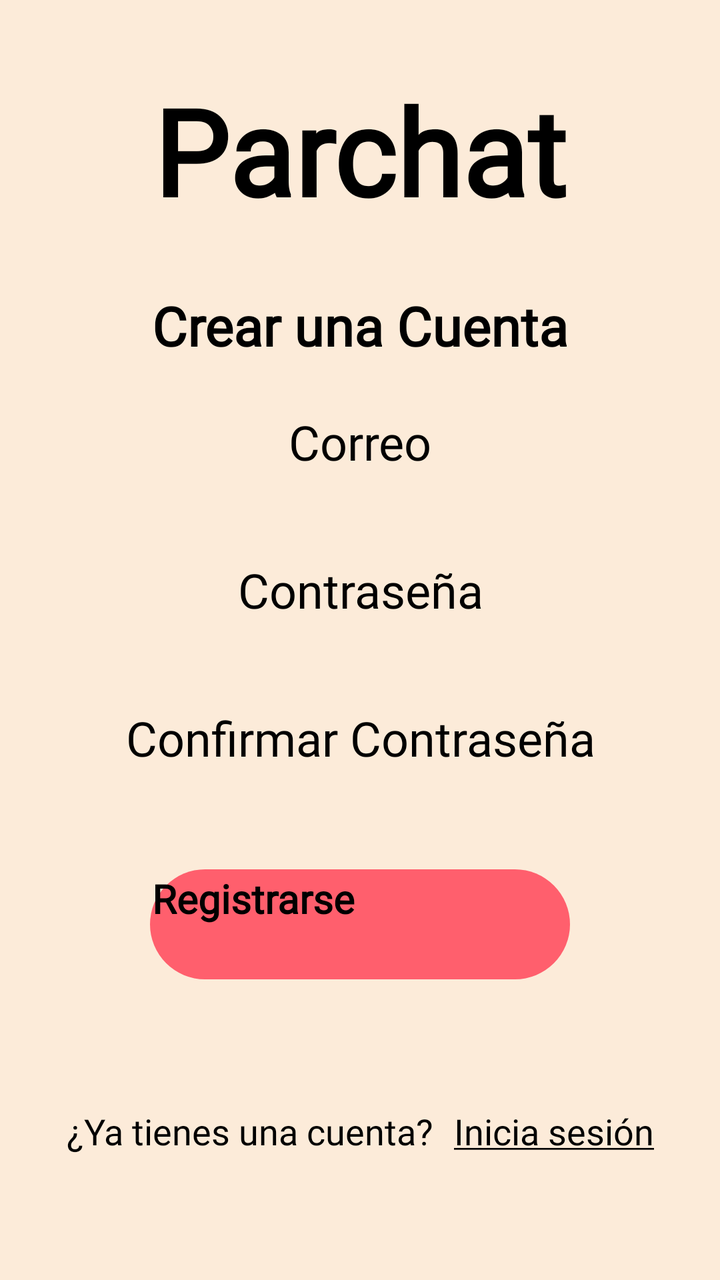
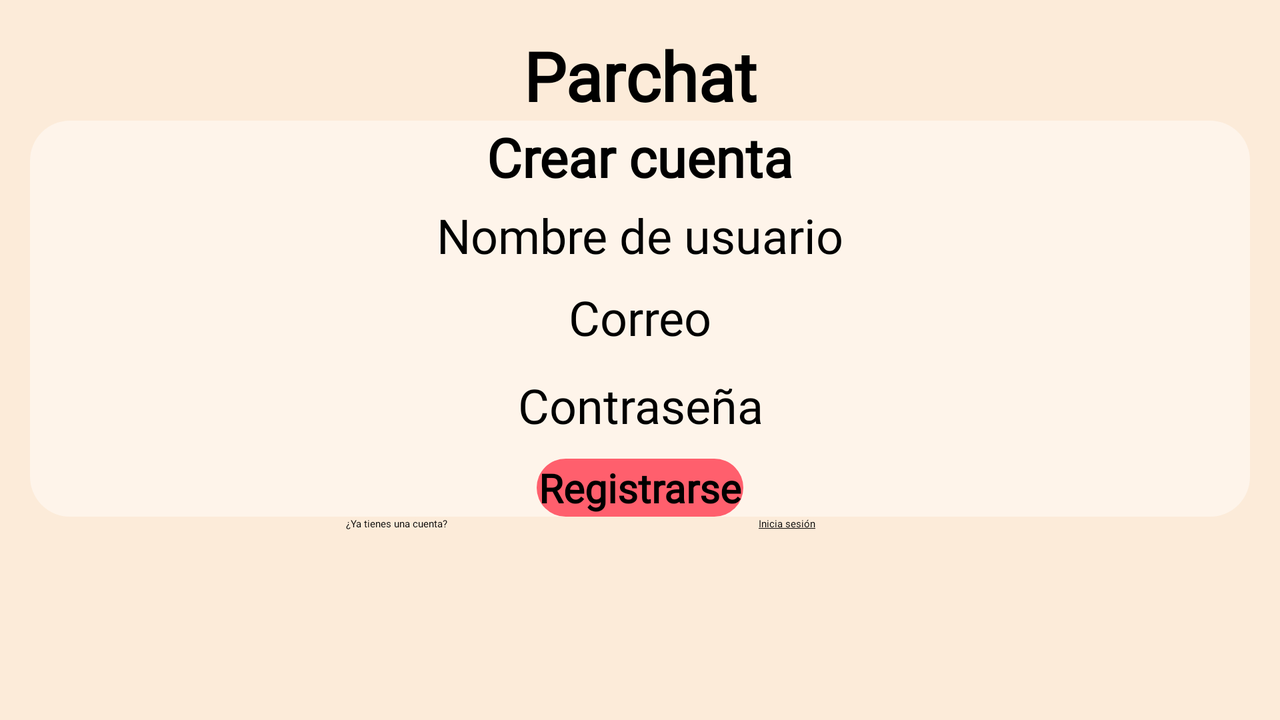

An Android layout and its configuration variant, each rendered on a device that would load it. The default file and the variant file are quoted in full after the pictures.
<!-- AndroidManifest.xml: application theme Theme.PARCHAT -->
<!-- res/layout/activity_registrarse.xml -->
<?xml version="1.0" encoding="utf-8"?>
<androidx.constraintlayout.widget.ConstraintLayout xmlns:android="http://schemas.android.com/apk/res/android"
    xmlns:app="http://schemas.android.com/apk/res-auto"
    xmlns:tools="http://schemas.android.com/tools"
    android:layout_width="match_parent"
    android:layout_height="match_parent"
    tools:context=".Registrarse"
    android:background="#FCEBD9"
    android:padding="15dp">

    <TextView
        android:id="@+id/textView"
        android:layout_width="wrap_content"
        android:layout_height="wrap_content"
        android:fontFamily="@font/roboto_medium"
        android:text="@string/app_name"
        android:textColor="#000000"
        android:textSize="60sp"
        android:textStyle="bold"
        app:layout_constraintBottom_toTopOf="@+id/linearLayout"
        app:layout_constraintEnd_toEndOf="parent"
        app:layout_constraintStart_toStartOf="parent"
        app:layout_constraintTop_toTopOf="parent"
        tools:ignore="MissingConstraints" />

    <androidx.constraintlayout.widget.ConstraintLayout
        android:id="@+id/linearLayout"
        android:layout_width="match_parent"
        android:layout_height="wrap_content"
        android:background="@drawable/borderlayout"
        app:layout_constraintBottom_toBottomOf="parent"
        app:layout_constraintEnd_toEndOf="parent"
        app:layout_constraintStart_toStartOf="parent"
        app:layout_constraintTop_toTopOf="parent">

        <TextView
            android:id="@+id/textView2"
            android:layout_width="wrap_content"
            android:layout_height="wrap_content"
            android:layout_marginTop="10dp"
            android:fontFamily="@font/roboto_medium"
            android:text="@string/crearCuenta"
            android:textColor="#000000"
            android:textSize="27sp"
            android:textStyle="bold"
            app:layout_constraintEnd_toEndOf="parent"
            app:layout_constraintStart_toStartOf="parent"
            app:layout_constraintTop_toTopOf="parent" />

        <EditText
            android:id="@+id/editText2"
            android:layout_width="match_parent"
            android:layout_height="50dp"
            android:layout_marginStart="20dp"
            android:layout_marginTop="24dp"
            android:layout_marginEnd="20dp"
            android:background="@drawable/borderstyle"
            android:fontFamily="@font/roboto_medium"
            android:hint="@string/correo"
            android:inputType="textEmailAddress"
            android:textAlignment="center"
            android:textSize="24sp"
            app:layout_constraintEnd_toEndOf="parent"
            app:layout_constraintHorizontal_bias="0.0"
            app:layout_constraintStart_toStartOf="parent"
            app:layout_constraintTop_toBottomOf="@+id/textView2" />

        <EditText
            android:id="@+id/contraseña"
            android:layout_width="match_parent"
            android:layout_height="50dp"
            android:layout_marginStart="20dp"
            android:layout_marginTop="24dp"
            android:layout_marginEnd="20dp"
            android:background="@drawable/borderstyle"
            android:fontFamily="@font/roboto_medium"
            android:hint="@string/contra"
            android:imeOptions="actionNext"
            android:inputType="textPassword"
            android:textAlignment="center"
            android:textSize="24sp"
            app:layout_constraintEnd_toEndOf="parent"
            app:layout_constraintHorizontal_bias="0.0"
            app:layout_constraintStart_toStartOf="parent"
            app:layout_constraintTop_toBottomOf="@+id/editText2" />

        <EditText
            android:id="@+id/contraseña_conf"
            android:layout_width="match_parent"
            android:layout_height="50dp"
            android:layout_marginStart="20dp"
            android:layout_marginTop="24dp"
            android:layout_marginEnd="20dp"
            android:background="@drawable/borderstyle"
            android:fontFamily="@font/roboto_medium"
            android:hint="@string/confirmar_contra"
            android:inputType="textPassword"
            android:textAlignment="center"
            android:textSize="24sp"
            app:layout_constraintEnd_toEndOf="parent"
            app:layout_constraintHorizontal_bias="0.0"
            app:layout_constraintStart_toStartOf="parent"
            app:layout_constraintTop_toBottomOf="@+id/contraseña" />

        <Button
            android:id="@+id/botonGuardar"
            android:layout_width="210dp"
            android:layout_height="55dp"
            android:layout_marginTop="32dp"
            android:layout_marginBottom="16dp"
            android:background="@drawable/boton"
            android:fontFamily="@font/roboto_medium"
            android:onClick="registrarse"
            android:text="@string/registarse"
            android:textColor="@color/black"
            android:textSize="20sp"
            android:textStyle="bold"
            app:backgroundTint="@null"
            app:layout_constraintBottom_toBottomOf="parent"
            app:layout_constraintEnd_toEndOf="parent"
            app:layout_constraintStart_toStartOf="parent"
            app:layout_constraintTop_toBottomOf="@+id/contraseña_conf" />

    </androidx.constraintlayout.widget.ConstraintLayout>

    <LinearLayout
        android:layout_width="wrap_content"
        android:layout_height="wrap_content"
        android:orientation="horizontal"
        app:layout_constraintBottom_toBottomOf="parent"
        app:layout_constraintEnd_toEndOf="parent"
        app:layout_constraintStart_toStartOf="parent"
        app:layout_constraintTop_toBottomOf="@+id/linearLayout">

        <TextView
            android:id="@+id/textView6"
            android:layout_width="wrap_content"
            android:layout_height="wrap_content"
            android:fontFamily="@font/roboto_medium"
            android:textSize="18sp"
            android:text="@string/tienesCuenta"
            android:textColor="#000000" />

        <TextView
            android:id="@+id/textView7"
            android:layout_width="wrap_content"
            android:layout_height="wrap_content"
            android:fontFamily="@font/roboto_medium"
            android:onClick="iniciarSesion"
            android:textSize="18sp"
            android:text="@string/iniciar"
            android:layout_marginStart="10dp"
            android:textColor="#000000" />
    </LinearLayout>

</androidx.constraintlayout.widget.ConstraintLayout>
<!-- resources referenced by this layout -->
<resources>
  <color name="black">#FF000000</color>
  <!-- drawable boton (drawable) -->
  <?xml version="1.0" encoding="utf-8"?>
  <shape xmlns:android="http://schemas.android.com/apk/res/android">
      <solid android:color="#FF5F6D"/>
      <padding android:left="1dp"
          android:top="1dp"
          android:right="1dp"
          android:bottom="1dp"/>
  
      <corners android:radius="40dp"/>
  </shape>
  <string name="app_name">Parchat</string>
  <string name="confirmar_contra">Confirmar Contraseña</string>
  <string name="contra">Contraseña</string>
  <string name="correo">Correo</string>
  <string name="crearCuenta">Crear una Cuenta</string>
  <string name="iniciar"><u>Inicia sesión</u> </string>
  <string name="registarse">Registrarse</string>
  <string name="tienesCuenta">¿Ya tienes una cuenta?</string>
  <style name="Theme.PARCHAT" parent="Theme.MaterialComponents.DayNight.NoActionBar">
          
          <item name="colorPrimary">@color/purple_200</item>
          <item name="colorPrimaryVariant">@color/purple_700</item>
          <item name="colorOnPrimary">@color/black</item>
          
          <item name="colorSecondary">@color/teal_200</item>
          <item name="colorSecondaryVariant">@color/teal_200</item>
          <item name="colorOnSecondary">@color/black</item>
          
          <item name="android:statusBarColor" tools:targetApi="l">?attr/colorPrimaryVariant</item>
          
      </style>
  <color name="purple_200">#FFBB86FC</color>
  <color name="purple_700">#FF3700B3</color>
  <color name="teal_200">#FF03DAC5</color>
</resources>
<!-- res/layout-land/activity_registrarse.xml (the repository's variant of the layout above) -->
<!-- drawn on the phone turned sideways -->
<?xml version="1.0" encoding="utf-8"?>
<androidx.constraintlayout.widget.ConstraintLayout xmlns:android="http://schemas.android.com/apk/res/android"
    xmlns:app="http://schemas.android.com/apk/res-auto"
    xmlns:tools="http://schemas.android.com/tools"
    android:layout_width="match_parent"
    android:layout_height="match_parent"
    tools:context=".registrarse"
    android:background="#FCEBD9"
    android:padding="15dp">

    <TextView
        android:id="@+id/textView"
        android:layout_width="wrap_content"
        android:layout_height="wrap_content"

        android:fontFamily="@font/roboto_medium"
        android:text="Parchat"
        android:textColor="#000000"
        android:textSize="34sp"
        android:textStyle="bold"
        app:layout_constraintEnd_toEndOf="parent"
        app:layout_constraintStart_toStartOf="parent"
        tools:ignore="MissingConstraints"
        tools:layout_editor_absoluteY="-15dp" />

    <androidx.constraintlayout.widget.ConstraintLayout
        android:id="@+id/linearLayout"
        android:layout_width="match_parent"
        android:layout_height="wrap_content"
        android:layout_marginBottom="40dp"
        android:background="@drawable/bordeslayout"
        app:layout_constraintBottom_toBottomOf="parent"
        app:layout_constraintEnd_toEndOf="parent"
        app:layout_constraintHorizontal_bias="0.482"
        app:layout_constraintStart_toStartOf="parent"
        app:layout_constraintTop_toBottomOf="@+id/textView"
        app:layout_constraintVertical_bias="0.0"
        tools:ignore="MissingConstraints">

        <TextView
            android:id="@+id/textView2"
            android:layout_width="wrap_content"
            android:layout_height="wrap_content"
            android:fontFamily="@font/roboto_medium"
            android:text="Crear cuenta"
            android:textColor="#000000"
            android:textSize="27sp"
            android:textStyle="bold"
            app:layout_constraintEnd_toEndOf="parent"
            app:layout_constraintStart_toStartOf="parent"
            tools:layout_editor_absoluteY="1dp" />

        <EditText
            android:id="@+id/editText"
            android:layout_width="match_parent"
            android:layout_height="35dp"
            android:layout_marginStart="20dp"
            android:layout_marginTop="5dp"
            android:layout_marginEnd="20dp"
            android:background="@drawable/bordes"
            android:fontFamily="@font/roboto_medium"
            android:hint="Nombre de usuario"
            android:textAlignment="center"
            android:textSize="24sp"
            app:layout_constraintEnd_toEndOf="parent"
            app:layout_constraintHorizontal_bias="0.0"
            app:layout_constraintStart_toStartOf="parent"
            app:layout_constraintTop_toBottomOf="@+id/textView2" />

        <EditText
            android:id="@+id/editText2"
            android:layout_width="match_parent"
            android:layout_height="35dp"
            android:layout_marginStart="20dp"
            android:layout_marginTop="6dp"
            android:layout_marginEnd="20dp"
            android:background="@drawable/bordes"
            android:fontFamily="@font/roboto_medium"
            android:hint="Correo"
            android:textAlignment="center"
            android:textSize="24sp"
            app:layout_constraintEnd_toEndOf="parent"
            app:layout_constraintHorizontal_bias="0.0"
            app:layout_constraintStart_toStartOf="parent"
            app:layout_constraintTop_toBottomOf="@+id/editText" />


        <EditText
            android:id="@+id/contraseña"
            android:layout_width="match_parent"
            android:layout_height="35dp"
            android:layout_marginStart="20dp"
            android:layout_marginTop="9dp"
            android:layout_marginEnd="20dp"
            android:background="@drawable/bordes"
            android:fontFamily="@font/roboto_medium"
            android:hint="Contraseña"
            android:inputType="textPassword"
            android:textAlignment="center"
            android:textSize="24sp"
            app:layout_constraintEnd_toEndOf="parent"
            app:layout_constraintHorizontal_bias="1.0"
            app:layout_constraintStart_toStartOf="parent"
            app:layout_constraintTop_toBottomOf="@+id/editText2" />

        <Button
            android:id="@+id/button2"
            android:layout_width="wrap_content"
            android:layout_height="wrap_content"
            android:layout_marginTop="8dp"
            android:background="@drawable/dboton"
            android:fontFamily="@font/roboto_medium"
            android:onClick="main"
            android:text="Registrarse"
            android:textColor="@color/black"
            android:textSize="20sp"
            android:textStyle="bold"
            app:backgroundTint="@null"
            app:layout_constraintEnd_toEndOf="parent"
            app:layout_constraintStart_toStartOf="parent"
            app:layout_constraintTop_toBottomOf="@+id/contraseña" />
    </androidx.constraintlayout.widget.ConstraintLayout>

    <LinearLayout
        android:layout_width="294dp"
        android:layout_height="19dp"
        android:orientation="horizontal"
        app:layout_constraintEnd_toEndOf="parent"
        app:layout_constraintStart_toStartOf="parent"
        app:layout_constraintTop_toBottomOf="@+id/linearLayout"
        tools:ignore="MissingConstraints">

        <TextView
            android:id="@+id/textView6"
            android:layout_width="match_parent"
            android:layout_height="match_parent"
            android:layout_weight="1"
            android:fontFamily="@font/roboto_medium"
            android:text="¿Ya tienes una cuenta?"
            android:textColor="#000000" />

        <TextView
            android:id="@+id/textView7"
            android:layout_width="match_parent"
            android:layout_height="match_parent"
            android:layout_weight="1"
            android:fontFamily="@font/roboto_medium"
            android:onClick="iniciarSesion"
            android:text="@string/iniciar"
            android:textAlignment="center"

            android:textColor="#000000"
            tools:ignore="TouchTargetSizeCheck" />
    </LinearLayout>

</androidx.constraintlayout.widget.ConstraintLayout>
<!-- resources referenced by the variant -->
<!-- as the phone turned sideways resolves them -->
<resources>
  <color name="black">#FF000000</color>
  <!-- drawable bordeslayout (drawable-v24) -->
  <?xml version="1.0" encoding="utf-8"?>
  <shape xmlns:android="http://schemas.android.com/apk/res/android">
      <solid android:color="#72FFFFFF"/>
      <corners android:radius="20dp"/>
  </shape>
  <!-- drawable dboton (drawable-v24) -->
  <?xml version="1.0" encoding="utf-8"?>
  <shape xmlns:android="http://schemas.android.com/apk/res/android" android:shape="rectangle">
      <solid android:color="#FF5F6D"/>
  
      <padding android:left="1dp"
          android:top="1dp"
          android:right="1dp"
          android:bottom="1dp"/>
  
      <corners android:radius="40dp"/>
  </shape>
  <string name="iniciar"><u>Inicia sesión</u> </string>
  <style name="Theme.PARCHAT" parent="Theme.MaterialComponents.DayNight.NoActionBar">
          
          <item name="colorPrimary">@color/purple_200</item>
          <item name="colorPrimaryVariant">@color/purple_700</item>
          <item name="colorOnPrimary">@color/black</item>
          
          <item name="colorSecondary">@color/teal_200</item>
          <item name="colorSecondaryVariant">@color/teal_200</item>
          <item name="colorOnSecondary">@color/black</item>
          
          <item name="android:statusBarColor" tools:targetApi="l">?attr/colorPrimaryVariant</item>
          
      </style>
  <color name="purple_200">#FFBB86FC</color>
  <color name="purple_700">#FF3700B3</color>
  <color name="teal_200">#FF03DAC5</color>
</resources>
